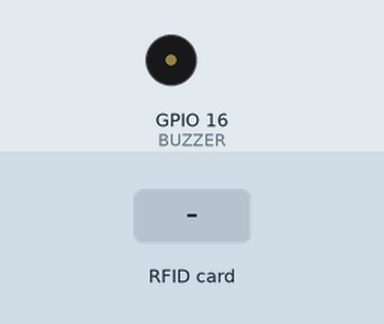
Bench run of a sketch on a simulated ESP8266 (NodeMCU). Parts: buzzer (waves = sounding, pin HIGH). Inputs (shaded band) come from the test bench. WiFi joins after 1.5 s; servers stay silent unless stated; uploads are accepted with an empty reply; what the sketch prints to the serial monitor is not drawn.

Above: at 4.7 s.
4.8 s: RFID card 12 34 56 78 held to the reader
At 5.16 s:
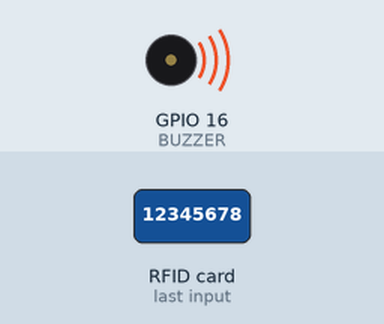
Timing chart, 0 to 7.8 s (numbered marks = the images above; inputs shaded):
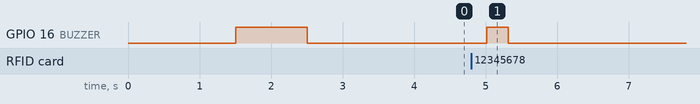

Measured:
- after the input at 4.8 s, GPIO 16 (BUZZER): LOW → HIGH after 0.22 s, → LOW 0.30 s later

The sketch:

final-rfid.ino
```cpp
#include <ESP8266WiFi.h>
#include <ESP8266HTTPClient.h>
#include <WiFiClient.h>
#include <SPI.h>
#include <MFRC522.h>
#define BUZZER 16

constexpr uint8_t RST_PIN = 5;     // Configurable, see typical pin layout above
constexpr uint8_t SS_PIN = 4;     // Configurable, see typical pin layout above

MFRC522 mfrc522(SS_PIN, RST_PIN); // Create MFRC522 instance.
WiFiClient wifiClient;

/* Set these to your desired credentials. */
const char *ssid = "Realme1";  //ENTER YOUR WIFI SETTINGS
const char *password = "12345678";

// REPLACE with your Domain name and URL path or IP address with path
const char* serverName = "http://192.168.154.28/rfid_data/data1.php";

// Keep this API Key value to be compatible with the PHP code provided in the project page.
// If you change the apiKeyValue value, the PHP file /post-esp-data.php also needs to have the same key
String apiKeyValue = "tPmAT5Ab3j7F9";

void setup() {
  Serial.begin(115200);
  pinMode(BUZZER, OUTPUT);
  WiFi.begin(ssid, password);
  Serial.println("Connecting");
  while(WiFi.status() != WL_CONNECTED) {
    delay(500);
    Serial.print(".");
  }
  Serial.println("");
  Serial.print("Connected to WiFi network with IP Address: ");
  Serial.println(WiFi.localIP());
  digitalWrite(BUZZER, HIGH);  // Turn the LED off by making the voltage HIGH
  delay(1000);
  digitalWrite(BUZZER, LOW);  // Turn the LED off by making the voltage HIGH
  delay(1000);

  SPI.begin();  // Init SPI bus
  mfrc522.PCD_Init(); // Init MFRC522 card
}

void loop() {
  //Check WiFi connection status
  if(WiFi.status()== WL_CONNECTED){
    HTTPClient http;

    // Your Domain name with URL path or IP address with path
    http.begin(wifiClient,serverName);

     //look for new card
  if ( ! mfrc522.PICC_IsNewCardPresent()) {
    return;//got to start of loop if there is no card present
  }
  // Select one of the cards
  if ( ! mfrc522.PICC_ReadCardSerial()) {
    return;//if read card serial(0) returns 1, the uid struct contians the ID of the read card.
  }
  String CardID ="";
  for (byte i = 0; i < mfrc522.uid.size; i++) {
    CardID += mfrc522.uid.uidByte[i];
  }

    // Specify content-type header
    http.addHeader("Content-Type", "application/x-www-form-urlencoded");

    // Prepare your HTTP POST request data
    String httpRequestData = "api_key=" + apiKeyValue + "&sensor=" + String(CardID);
    Serial.print("httpRequestData: ");
    Serial.println(httpRequestData);

    // You can comment the httpRequestData variable above
    // then, use the httpRequestData variable below (for testing purposes without the BME280 sensor)
    //String httpRequestData = "api_key=tPmAT5Ab3j7F9&sensor=BME280&location=Office&value1=24.75&value2=49.54&value3=1005.14";
 // Send HTTP POST request
   int httpResponseCode = http.POST(httpRequestData);
    digitalWrite(BUZZER, HIGH);  // Turn the LED off by making the voltage HIGH
    delay(300);
    digitalWrite(BUZZER, LOW);  // Turn the LED off by making the voltage HIGH
    delay(300);

    // If you need an HTTP request with a content type: text/plain
    //http.addHeader("Content-Type", "text/plain");
    //int httpResponseCode = http.POST("Hello, World!");

    // If you need an HTTP request with a content type: application/json, use the following:
    //http.addHeader("Content-Type", "application/json");
    //int httpResponseCode = http.POST("{\"value1\":\"19\",\"value2\":\"67\",\"value3\":\"78\"}");
  if (httpResponseCode>0) {
      Serial.print("HTTP Response code: ");
      Serial.println(httpResponseCode);
    }
    else {
      Serial.print("Error code: ");
      Serial.println(httpResponseCode);
    }

    // Free resources
    http.end();
  }
  else {
    Serial.println("WiFi Disconnected");
  }
  //Send an HTTP POST request every 15 seconds
  delay(1000);
}
```
